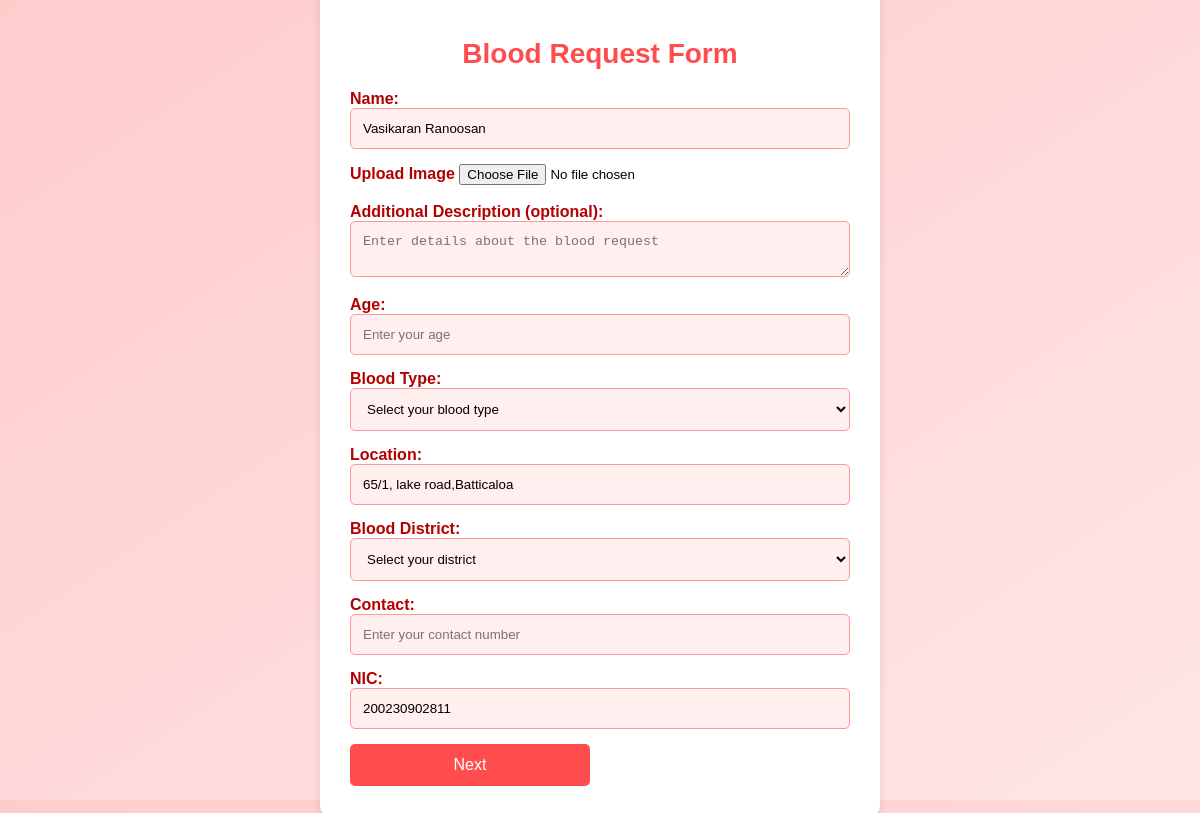
Page /blood.php (signed in) on the committed database.
### tables this page shows
CREATE TABLE `normal_user` (
  `normal_user_id` int(11) NOT NULL,
  `normal_user_profile_picture` varchar(550) NOT NULL DEFAULT 'emptyProfile.jpg',
  `normal_user_firstname` varchar(55) NOT NULL,
  `normal_user_lastname` varchar(55) NOT NULL,
  `normal_user_email` varchar(255) NOT NULL,
  `normal_user_password` varchar(255) NOT NULL,
  `normal_user_DOB` date NOT NULL,
  `normal_user_location` varchar(300) DEFAULT NULL,
  `normal_user_bloodtype` enum('A+','A-','B+','B-','AB+','AB-','O+','O-') DEFAULT NULL,
  `normal_user_type` varchar(50) DEFAULT 'normal user',
  `NIC` varchar(44) DEFAULT NULL
);

### blood.php (the view, shortened to what this page needs)
<?php
$user_id = $_SESSION['user_id'];
include('db.php');
$query = "SELECT * FROM normal_user WHERE normal_user_id = '$user_id'";
$result = mysqli_query($conn, $query);
$user_data = mysqli_fetch_assoc($result);
if ($user_data) {
    $name = $user_data['normal_user_firstname'] . " " . $user_data['normal_user_lastname'];
    $location = $user_data['normal_user_location'];
    $nic = $user_data['NIC'];
} else {
    echo "User not found.";
}
?>
<!DOCTYPE html>
<html lang="en">
<head>
</head>
<body>
    <div class="form-container">
    <form id="bloodRequestForm" action="submit_blood_request.php" method="POST" enctype="multipart/form-data" onsubmit="return validateForm()">
            <h2>Blood Request Form</h2>
            <div class="form-step active">
                <label>Name:</label>
                <input type="text" name="name" value="<?php echo $name; ?>" readonly>
<br>
                <div>
            <label>Upload Image</label>
            <input type="file" name="blood_request_image" accept="image/*">
                </div>
                <br>
                <div>
            <label>Additional Description (optional):</label>
            <textarea name="blood_description" placeholder="Enter details about the blood request"></textarea>
                </div>
                <label>Age:</label>
                <input type="number" name="age" placeholder="Enter your age" required>
                <label>Blood Type:</label>
                <select name="blood_type" required>
                    <option value="" disabled selected>Select your blood type</option>
                </select>
                <label>Location:</label>
                <input type="text" name="location" value="<?php echo $location; ?>" required>
         <label>Blood District:</label>
            <select name="blood_district" required>
                <option value="" disabled selected>Select your district</option>
            </select>
                <label>Contact:</label>
                <input type="text" name="contact" placeholder="Enter your contact number" required pattern="^\d{10}$" title="Please enter a valid 10-digit contact number">
                <label>NIC:</label>
                <input type="text" name="nic" value="<?php echo $nic; ?>" readonly>
                <div class="btn-container">
                    <button type="button" class="next-btn" onclick="nextStep()">Next</button>
                </div>
            </div>
        </form>
    </div>
</body>
</html>

### blood.php (style rules this page uses)
body { font-family: 'Arial', sans-serif; background-color: #f7f7f7; display: flex; justify-content: center; align-items: center; height: 100vh; background-image: linear-gradient(to bottom right, #ffcccc, #ffe6e6); margin: 0; padding: 0; }
h2 { color: #ff4d4d; text-align: center; font-size: 28px; margin-bottom: 20px; }
.form-container { background-color: #ffffff; border-radius: 10px; box-shadow: 0 4px 10px rgba(0, 0, 0, 0.1); padding: 30px; width: 100%; max-width: 500px; transition: all 0.3s ease; }
form { display: flex; flex-direction: column; }
.form-step { display: none; }
.form-step.active { display: block; }
label { font-weight: bold; margin-bottom: 5px; color: #b30000; }
input[type="text"], input[type="number"], input[type="date"], textarea, select { width: 100%; padding: 12px; margin-bottom: 15px; border: 1px solid #ff9999; border-radius: 5px; background-color: #ffefef; transition: border-color 0.3s ease, box-shadow 0.3s ease; box-sizing: border-box; }
input[type="submit"], .next-btn, .prev-btn { background-color: #ff4d4d; color: #fff; padding: 12px; border: none; border-radius: 5px; cursor: pointer; font-size: 16px; width: 100%; transition: background-color 0.3s ease; }
.btn-container { display: flex; justify-content: space-between; }
.btn-container .next-btn { width: 48%; }

### rows in the picture
normal_user: name "Vasikaran Ranoosan", location "65/1, lake road,Batticaloa", nic "200230902811"
